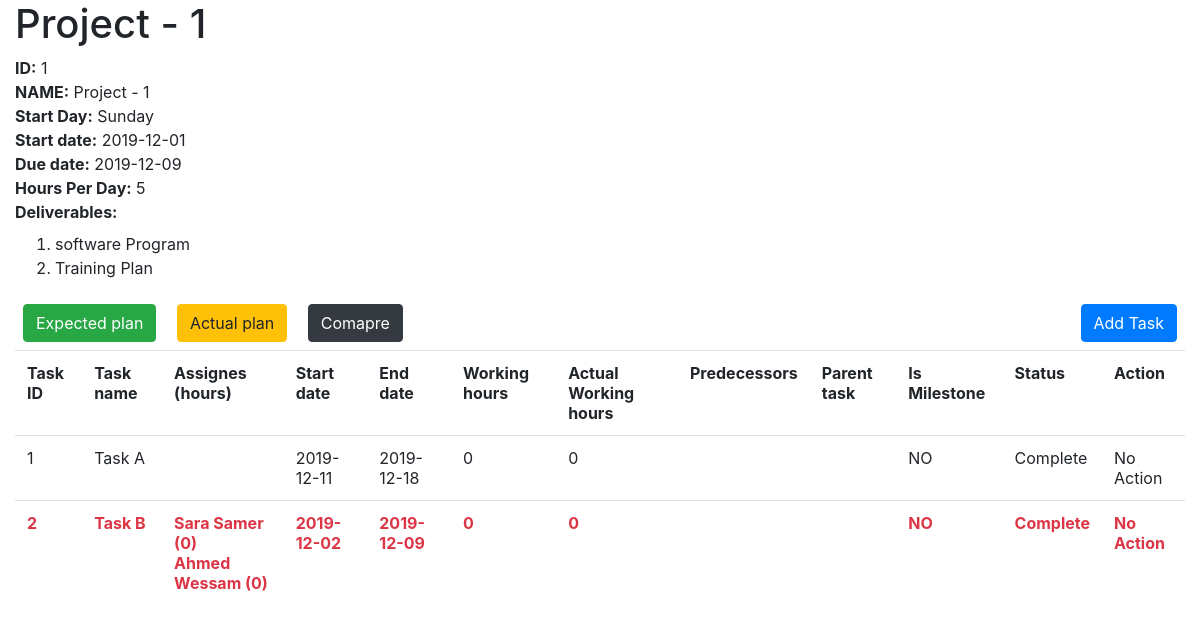
The page /project_info.php?id=1 (signed in) on the database its author committed.
### tables this page shows
CREATE TABLE `project` (
  `id` int(11) NOT NULL,
  `pm-id` int(11) NOT NULL,
  `name` varchar(255) NOT NULL,
  `hours-per-day` int(11) NOT NULL,
  `cost` double NOT NULL,
  `start-date` date NOT NULL,
  `end-date` date DEFAULT NULL
);

CREATE TABLE `task` (
  `id` int(11) NOT NULL,
  `name` varchar(255) NOT NULL,
  `start-date` date NOT NULL,
  `end-date` date NOT NULL,
  `working-days` int(11) NOT NULL DEFAULT '0',
  `parent-task-id` int(11) DEFAULT NULL,
  `is-complete` tinyint(1) NOT NULL DEFAULT '0',
  `actual-working-days` int(11) NOT NULL DEFAULT '0',
  `is-milestone` tinyint(1) NOT NULL DEFAULT '0',
  `project-id` int(11) NOT NULL
);

### project_info.php (the view, shortened to what this page needs)
<?php
require 'db.inc.php';
$pid = isset($_GET['id']) ? $_GET['id'] :  0;
$pm_id = $_SESSION['pm'];
$stmt = $link->prepare('SELECT * FROM `project` WHERE `id` = ?');
$stmt->bind_param('i', $pid);
$stmt->bind_result($id, $pm, $name, $hpd, $cost, $start_date, $end_date);
$stmt->execute();
$stmt = $link->prepare('SELECT * FROM `task` WHERE `project-id` = ?');
$stmt->bind_param('i', $id);
$stmt->bind_result($tid, $tname, $tstart_date, $tend_date, $tworking_days, $parent_id, $tis_complete, $tactual_working_days, $tis_milestone, $pid);
$stmt->execute();
$stmt->store_result();
$p_stmt = $link->prepare("SELECT day, `hrs-per-day` From `plan-cfg` WHERE `pm-id` = ?");
$p_stmt->bind_param('i', $pm_id);
$p_stmt->bind_result($day, $hrs);
?>
<html>
    <head>
        <link rel="stylesheet" href="css/bootstrap.min.css">
        <link rel="stylesheet" href="css/style.css">
    </head>
    <body>
        <div class="container-fluid">
            <div class="row">
                <div class="col-12">
                    <h1><?= $name; ?></h1>
                </div>
            </div>
            <div class="row">
                <div class="col-12">
                    <span><b>ID:</b> <?= $id ?></span>
                </div>
                <div class="col-12">
                    <span><b>NAME:</b> <?= $name ?></span>
                </div>
                <div class="col-12">
                    <span><b>Start Day:</b> <?= $day == 0? "Sunday":"Monday" ?></span>
                </div>
                <div class="col-12">
                    <span><b>Start date:</b> <?= $start_date ?></span>
                </div>
                <div class="col-12">
                    <span><b>Due date:</b> <?= $end_date ?></span>
                </div>
                <div class="col-12">
                    <span><b>Hours Per Day:</b> <?= $hpd ?></span>
                </div>
            </div>
            <div class="row">
                <div class="col-12">
                    <label><b>Deliverables:</b></label>
                    <ol>
                    <?php
                        $d_stmt = $link->prepare('SELECT `title` FROM `deliverables` WHERE `project-id` = ?');
                        $d_stmt->bind_param('i', $pid);
                        $d_stmt->bind_result($d_title);
                        $d_stmt->execute();
                        while($d_stmt->fetch()){
                            echo "<li>{$d_title}</li>";
                        }
                    ?>
                    </ol>
                </div>
            </div>
            <div class="row">
                <div class="col-12">
                    <a class="btn btn-primary float-right m-2" href="add_task.php?pid=<?=$pid?>">Add Task</a>
                    <a class="btn btn-success m-2" href="project_plan.php?pid=<?=$pid?>">Expected plan</a>
                    <a class="btn btn-warning m-2" href="project_actual_plan.php?pid=<?=$pid?>">Actual plan</a>
                    <a class="btn btn-dark m-2" href="project_charts.php?pid=<?=$pid?>">Comapre</a>
                </div>
                <div class="col-12">
                    <table class="table">
                        <tr>
                            <th>Task ID</th>
                            <th>Task name</th>
                            <th>Assignes (hours)</th>
                            <th>Start date</th>
                            <th>End date</th>
                            <th>Working hours</th>
                            <th>Actual Working hours</th>
                            <th>Predecessors</th>
                            <th>Parent task</th>
                            <th>Is Milestone</th>
                            <th>Status</th>
                            <th>Action</th>
                        </tr>
                        <?php
                            while($stmt->fetch()){
                                $button = $tis_complete ? 'No Action' : "<button class='btn btn-sm btn-warning set-as-complete' data-target='{$tid}'>Set as complete</button>";
                                $complete_str = $tis_complete ? 'Complete' : 'Pending';
                                $tactual_working_days = $tis_complete ? $tactual_working_days : 'Pending';
                                $alert = $tis_complete && $tactual_working_days > $tworking_days;
                                $milestone_str = $tis_milestone ? 'YES' : 'NO';
                                $dependencies = array();
                                $dependency_str = implode(',', $dependencies);
                                $members_stmt = $link->prepare('SELECT `name`, `working-hours` FROM `task-members` JOIN `member` ON `member`.`id` = `task-members`.`member-id` WHERE `task-id` = ?');
                                $members_stmt->bind_param('i', $tid);
                                $members_stmt->bind_result($member_name, $member_working_hours);
                                $members_stmt->execute();
                                $members = array();
                                while($members_stmt->fetch()){
                                    $members[] = $member_name . ' (' . $member_working_hours . ')';
                                }
                                $members_str = implode('<br />', $members);
                                $warn_class = $alert ? 'text-danger font-weight-bold' : '';
                                $tworking_hrs = $tworking_days * $hrs;
                                $tactual_working_hours = $tactual_working_days * $hrs;
                                echo "
                                    <tr class='$warn_class'>
                                        <td>{$tid}</td>
                                        <td>{$tname}</td>
                                        <td>{$members_str}</td>
                                        <td>{$tstart_date}</td>
                                        <td>{$tend_date}</td>
                                        <td>{$tworking_hrs}</td>
                                        <td>{$tactual_working_hours}</td>
                                        <td>{$dependency_str}</td>
                                        <td>{$parent_id}</td>
                                        <td>{$milestone_str}</td>
                                        <td>{$complete_str}</td>
                                        <td>{$button}</td>
                                    </tr>
                                ";
                            }
                        ?>
                    </table>
                </div>
            </div>
        </div>
    </body>
</html>

### rows shown on the page
project: name "Project - 1", id "1", value "2019-12-01", value "2019-12-09", value "5"
task: id "1", name "Task A", value "2019-12-11", value "2019-12-18", value "0", value "NO", value "Complete", shows "No Action"
task: id "2", name "Task B", members "Sara Samer (0) Ahmed Wessam (0)", value "2019-12-02", value "2019-12-09", value "0", value "NO", value "Complete", shows "No Action"

### other values the page prints
$d_title "software Program"
$d_title "Training Plan"
